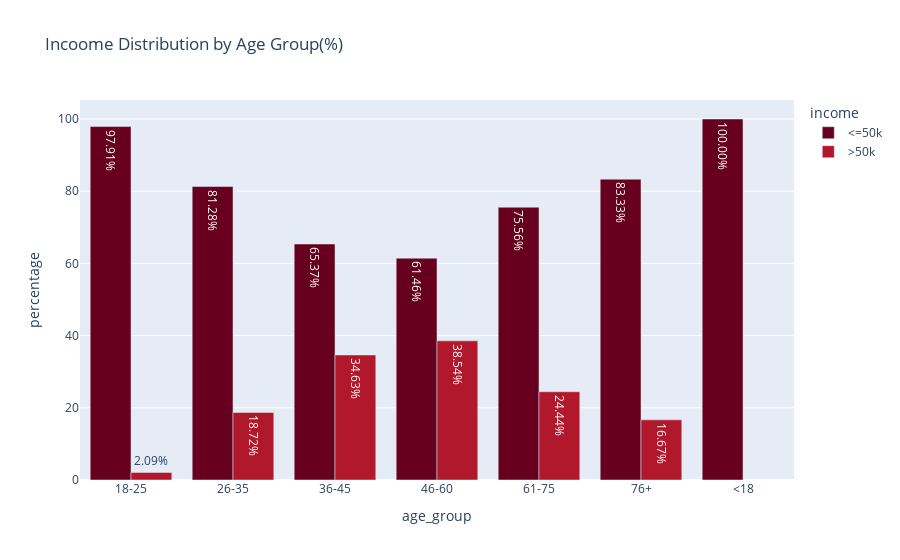
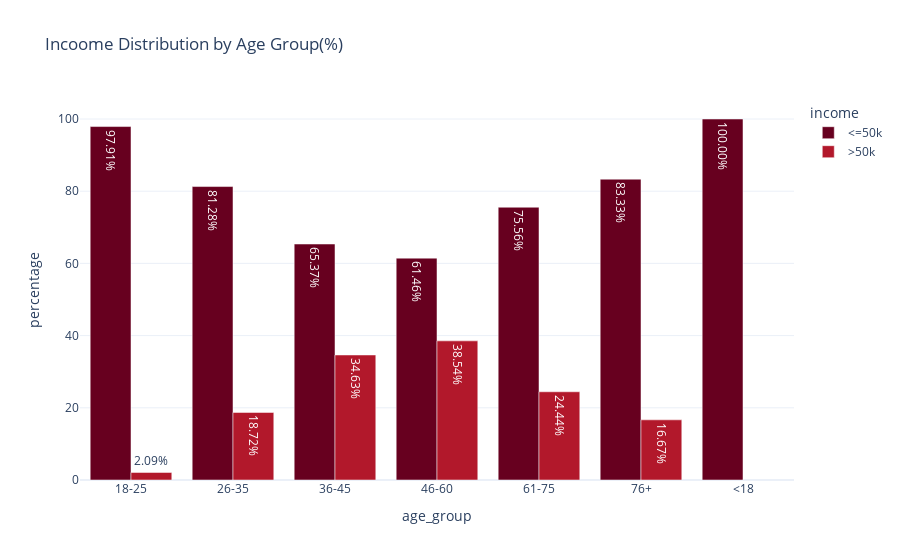
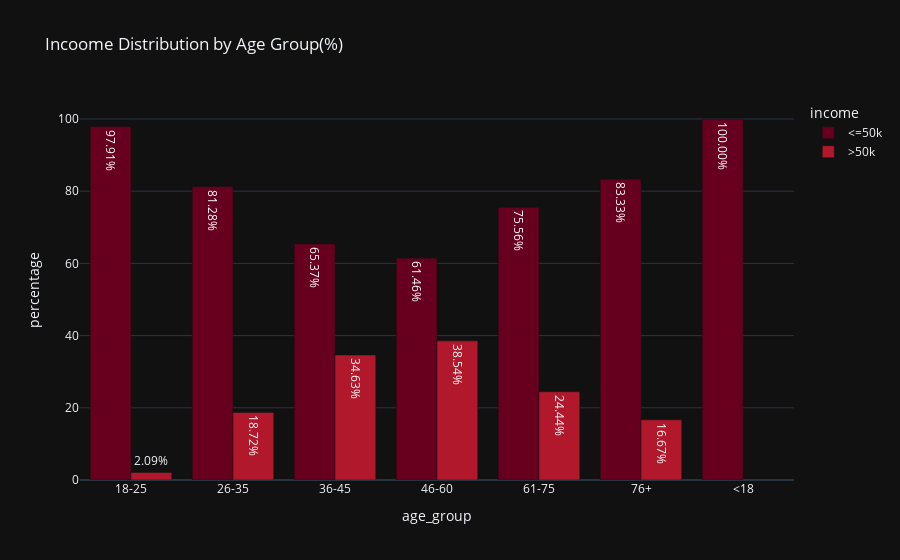
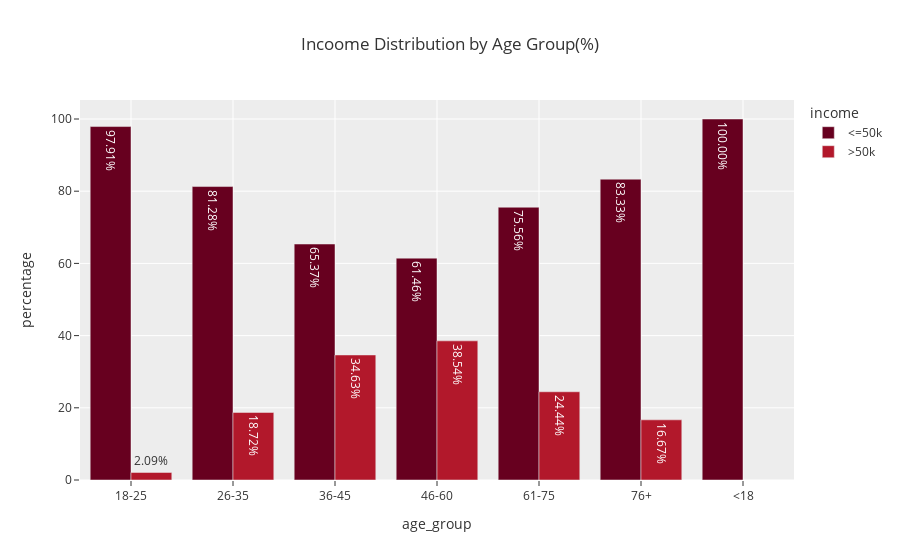

Notebook code cell kept with these figures, in order:
### Code cell
themes = ["plotly", "plotly_white", "plotly_dark", "ggplot2", "seaborn", "simple_white", "presentation", "xgridoff", "ygridoff", "gridon", "none"]
for theme in themes:
    fig.update_layout(template=theme)
    fig.show()

### Figure 1 — Plotly figure (JSON) as saved in the notebook; plotly's stock layout.template omitted (floating-point values rounded to 4 significant figures)
{"data": [{"alignmentgroup": "True", "hovertemplate": "income=<=50k<br>age_group=%{x}<br>percentage=%{text}<extra></extra>", "legendgroup": "<=50k", "marker": {"color": "rgb(103,0,31)", "pattern": {"shape": ""}}, "name": "<=50k", "offsetgroup": "<=50k", "orientation": "v", "showlegend": true, "text": [97.91, 81.28, 65.37, 61.46, 75.56, 83.33, 100.0], "textposition": "auto", "texttemplate": "%{text:.2f}%", "type": "bar", "x": ["18-25", "26-35", "36-45", "46-60", "61-75", "76+", "<18"], "xaxis": "x", "y": [97.91, 81.28, 65.37, 61.46, 75.56, 83.33, 100.0], "yaxis": "y"}, {"alignmentgroup": "True", "hovertemplate": "income=>50k<br>age_group=%{x}<br>percentage=%{text}<extra></extra>", "legendgroup": ">50k", "marker": {"color": "rgb(178,24,43)", "pattern": {"shape": ""}}, "name": ">50k", "offsetgroup": ">50k", "orientation": "v", "showlegend": true, "text": [2.093, 18.72, 34.63, 38.54, 24.44, 16.67], "textposition": "auto", "texttemplate": "%{text:.2f}%", "type": "bar", "x": ["18-25", "26-35", "36-45", "46-60", "61-75", "76+"], "xaxis": "x", "y": [2.093, 18.72, 34.63, 38.54, 24.44, 16.67], "yaxis": "y"}], "layout": {"autosize": true, "barmode": "group", "legend": {"title": {"text": "income"}, "tracegroupgap": 0}, "title": {"text": "Incoome Distribution by Age Group(%)"}, "xaxis": {"anchor": "y", "autorange": true, "domain": [0, 1], "range": [-0.5, 6.5], "title": {"text": "age_group"}, "type": "category"}, "yaxis": {"anchor": "x", "autorange": true, "domain": [0, 1], "range": [0, 105.3], "title": {"text": "percentage"}, "type": "linear"}}}

### Figure 2 — Plotly figure (JSON) as saved in the notebook; plotly's stock layout.template omitted (floating-point values rounded to 4 significant figures)
{"data": [{"alignmentgroup": "True", "hovertemplate": "income=<=50k<br>age_group=%{x}<br>percentage=%{text}<extra></extra>", "legendgroup": "<=50k", "marker": {"color": "rgb(103,0,31)", "pattern": {"shape": ""}}, "name": "<=50k", "offsetgroup": "<=50k", "orientation": "v", "showlegend": true, "text": [97.91, 81.28, 65.37, 61.46, 75.56, 83.33, 100.0], "textposition": "auto", "texttemplate": "%{text:.2f}%", "type": "bar", "x": ["18-25", "26-35", "36-45", "46-60", "61-75", "76+", "<18"], "xaxis": "x", "y": [97.91, 81.28, 65.37, 61.46, 75.56, 83.33, 100.0], "yaxis": "y"}, {"alignmentgroup": "True", "hovertemplate": "income=>50k<br>age_group=%{x}<br>percentage=%{text}<extra></extra>", "legendgroup": ">50k", "marker": {"color": "rgb(178,24,43)", "pattern": {"shape": ""}}, "name": ">50k", "offsetgroup": ">50k", "orientation": "v", "showlegend": true, "text": [2.093, 18.72, 34.63, 38.54, 24.44, 16.67], "textposition": "auto", "texttemplate": "%{text:.2f}%", "type": "bar", "x": ["18-25", "26-35", "36-45", "46-60", "61-75", "76+"], "xaxis": "x", "y": [2.093, 18.72, 34.63, 38.54, 24.44, 16.67], "yaxis": "y"}], "layout": {"autosize": true, "barmode": "group", "legend": {"title": {"text": "income"}, "tracegroupgap": 0}, "title": {"text": "Incoome Distribution by Age Group(%)"}, "xaxis": {"anchor": "y", "autorange": true, "domain": [0, 1], "range": [-0.5, 6.5], "title": {"text": "age_group"}, "type": "category"}, "yaxis": {"anchor": "x", "autorange": true, "domain": [0, 1], "range": [0, 105.3], "title": {"text": "percentage"}, "type": "linear"}}}

### Figure 3 — Plotly figure (JSON) as saved in the notebook; plotly's stock layout.template omitted (floating-point values rounded to 4 significant figures)
{"data": [{"alignmentgroup": "True", "hovertemplate": "income=<=50k<br>age_group=%{x}<br>percentage=%{text}<extra></extra>", "legendgroup": "<=50k", "marker": {"color": "rgb(103,0,31)", "pattern": {"shape": ""}}, "name": "<=50k", "offsetgroup": "<=50k", "orientation": "v", "showlegend": true, "text": [97.91, 81.28, 65.37, 61.46, 75.56, 83.33, 100.0], "textposition": "auto", "texttemplate": "%{text:.2f}%", "type": "bar", "x": ["18-25", "26-35", "36-45", "46-60", "61-75", "76+", "<18"], "xaxis": "x", "y": [97.91, 81.28, 65.37, 61.46, 75.56, 83.33, 100.0], "yaxis": "y"}, {"alignmentgroup": "True", "hovertemplate": "income=>50k<br>age_group=%{x}<br>percentage=%{text}<extra></extra>", "legendgroup": ">50k", "marker": {"color": "rgb(178,24,43)", "pattern": {"shape": ""}}, "name": ">50k", "offsetgroup": ">50k", "orientation": "v", "showlegend": true, "text": [2.093, 18.72, 34.63, 38.54, 24.44, 16.67], "textposition": "auto", "texttemplate": "%{text:.2f}%", "type": "bar", "x": ["18-25", "26-35", "36-45", "46-60", "61-75", "76+"], "xaxis": "x", "y": [2.093, 18.72, 34.63, 38.54, 24.44, 16.67], "yaxis": "y"}], "layout": {"autosize": true, "barmode": "group", "legend": {"title": {"text": "income"}, "tracegroupgap": 0}, "title": {"text": "Incoome Distribution by Age Group(%)"}, "xaxis": {"anchor": "y", "autorange": true, "domain": [0, 1], "range": [-0.5, 6.5], "title": {"text": "age_group"}, "type": "category"}, "yaxis": {"anchor": "x", "autorange": true, "domain": [0, 1], "range": [0, 105.3], "title": {"text": "percentage"}, "type": "linear"}}}

### Figure 4 — Plotly figure (JSON) as saved in the notebook; plotly's stock layout.template omitted (floating-point values rounded to 4 significant figures)
{"data": [{"alignmentgroup": "True", "hovertemplate": "income=<=50k<br>age_group=%{x}<br>percentage=%{text}<extra></extra>", "legendgroup": "<=50k", "marker": {"color": "rgb(103,0,31)", "pattern": {"shape": ""}}, "name": "<=50k", "offsetgroup": "<=50k", "orientation": "v", "showlegend": true, "text": [97.91, 81.28, 65.37, 61.46, 75.56, 83.33, 100.0], "textposition": "auto", "texttemplate": "%{text:.2f}%", "type": "bar", "x": ["18-25", "26-35", "36-45", "46-60", "61-75", "76+", "<18"], "xaxis": "x", "y": [97.91, 81.28, 65.37, 61.46, 75.56, 83.33, 100.0], "yaxis": "y"}, {"alignmentgroup": "True", "hovertemplate": "income=>50k<br>age_group=%{x}<br>percentage=%{text}<extra></extra>", "legendgroup": ">50k", "marker": {"color": "rgb(178,24,43)", "pattern": {"shape": ""}}, "name": ">50k", "offsetgroup": ">50k", "orientation": "v", "showlegend": true, "text": [2.093, 18.72, 34.63, 38.54, 24.44, 16.67], "textposition": "auto", "texttemplate": "%{text:.2f}%", "type": "bar", "x": ["18-25", "26-35", "36-45", "46-60", "61-75", "76+"], "xaxis": "x", "y": [2.093, 18.72, 34.63, 38.54, 24.44, 16.67], "yaxis": "y"}], "layout": {"autosize": true, "barmode": "group", "legend": {"title": {"text": "income"}, "tracegroupgap": 0}, "title": {"text": "Incoome Distribution by Age Group(%)"}, "xaxis": {"anchor": "y", "autorange": true, "domain": [0, 1], "range": [-0.5, 6.5], "title": {"text": "age_group"}, "type": "category"}, "yaxis": {"anchor": "x", "autorange": true, "domain": [0, 1], "range": [0, 105.3], "title": {"text": "percentage"}, "type": "linear"}}}
